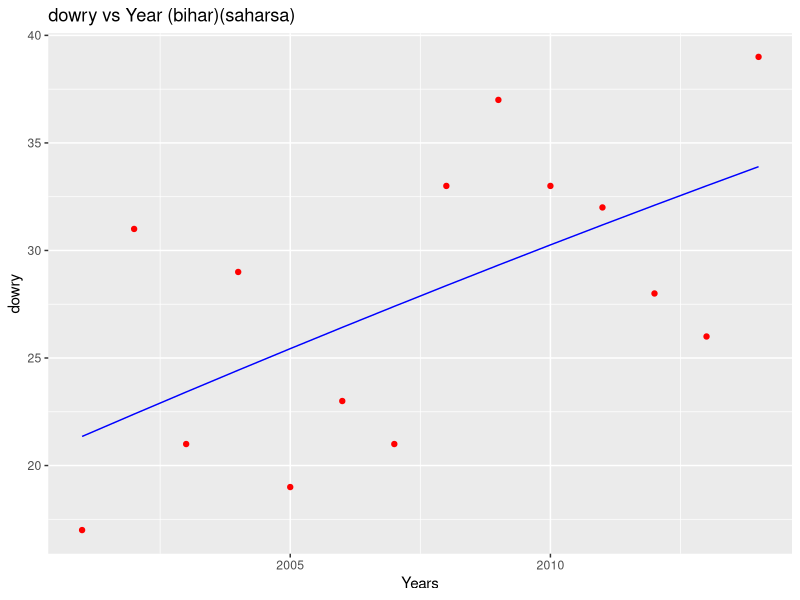

Write R code to recreate this figure.
# Polynomial Regression

# Importing the dataset
#setwd('C:/Users/DUCS/Desktop/fff/dm project/dm project')
dataset = read.csv('crime.csv')
# Splitting the dataset into the Training set and Test set
# install.packages('caTools')
library(caTools)
set.seed(123)
col<-dataset[,2]
colo.fac<-factor(col)
colo.fac
colo.fac<-as.numeric(colo.fac)
colo.fac
colo.fac<-as.factor(colo.fac)

dataset[,2]<-colo.fac

col<-dataset[,3]
colo.fac<-factor(col)
colo.fac
colo.fac<-as.numeric(colo.fac)
colo.fac
colo.fac<-as.factor(colo.fac)

dataset[,3]<-colo.fac


for(i in 1:length(dataset[,5]))
{ for(j in 5:11)
  if(dataset[i,j]=="NaN")
  {
    dataset[i,j]<-round(mean(dataset[,j],na.rm = TRUE),2)
  }
  
  
}

model_set=data.frame()
model_set = dataset[,2:4]
model_set<-cbind(model_set,dataset[,7])
model_set[,5]<-model_set[,3]*model_set[,3]
model_set[,6]<-model_set[,3]^3
model_set[,7]<-model_set[,3]^4

#model_set<-cbind(training_set,dataset[,2])



train_set<-data.frame()
for(i in 1:length(model_set[,1]))
{   
  if(model_set[i,1]==6)
  {train_set<- rbind(train_set,model_set[i,])
  }
  
}

train_set=train_set[,-1]

names(train_set)[3]<-"dowry"









poly_reg = lm(formula = dowry ~ .,
              data = train_set)
summary(poly_reg)




training1_set<-data.frame()

for(i in 1:length(train_set[,1]))
{   
  if(train_set[i,1]==107)
  {training1_set<- rbind(training1_set,train_set[i,])
  }
  
}
training1_set<-training1_set[,-1]
poly_reg = lm(formula = dowry ~ .,
              data = training1_set)

# Visualising the Linear Regression results
# install.packages('ggplot2')


# Visualising the Polynomial Regression results
# install.packages('ggplot2')
library(ggplot2)
ggplot() +
  geom_point(aes(x = training1_set$Year, y = training1_set$dowry),
             colour = 'red') +
  geom_line(aes(x = training1_set$Year, y = predict(poly_reg, newdata = training1_set)),
            colour = 'blue') +
  ggtitle('dowry vs Year (bihar)(saharsa)') +
  xlab('Years') +
  ylab('dowry')





#test_set

test_set<-data.frame("Year"<-c(2016,2017,2018,2019))
names(test_set)[1]<-"Year"
test_set$V5<-test_set$Year^2
test_set$V6<-test_set$Year^3
test_set$V7<-test_set$Year^4

pred<-predict(poly_reg,test_set)
test_set$crulity_by_husband<-pred
write.csv(test_set,"dowry_bihar(sahara).csv")
